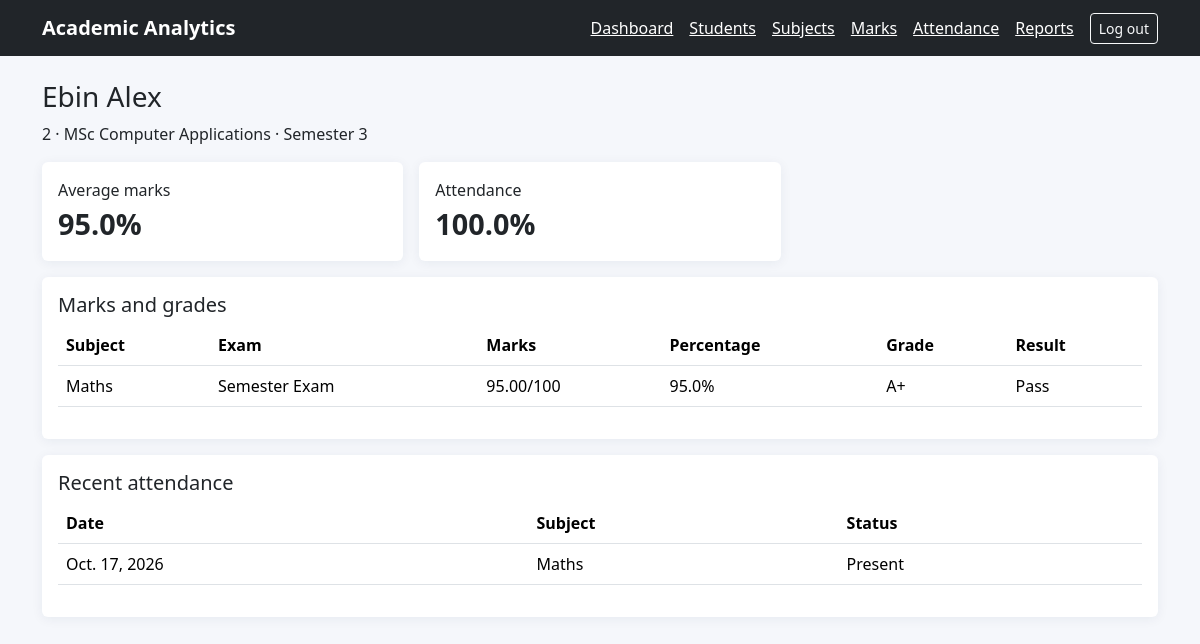
Page /academics/students/2/ (signed in) on the committed database.
### academics/models.py (models this page shows, shortened)
class Student(models.Model):
    student_id=models.CharField(max_length=20, unique=True)
    full_name=models.CharField(max_length=120)
    email=models.EmailField(blank=True)
    course=models.CharField(max_length=100, default="MSc Computer Applications")
    semester=models.PositiveSmallIntegerField(default=3, validators=[MinValueValidator(1),MaxValueValidator(12)])
    joined_on=models.DateField(default=timezone.localdate)
    is_active=models.BooleanField(default=True)
    class Meta: ordering=["full_name"]
    @property
    def average_percentage(self):
        marks=list(self.marks.select_related("subject"))
        if not marks: return None
        return round(sum(m.percentage for m in marks)/len(marks),2)
    @property
    def attendance_percentage(self):
        records=list(self.attendance_records.all())
        if not records: return None
        return round(sum(1 for r in records if r.status=="PRESENT")/len(records)*100,2)

class Mark(models.Model):
    student=models.ForeignKey(Student,on_delete=models.CASCADE,related_name="marks")
    subject=models.ForeignKey(Subject,on_delete=models.PROTECT,related_name="marks")
    exam_name=models.CharField(max_length=80,default="Semester Exam")
    marks_obtained=models.DecimalField(max_digits=6,decimal_places=2,validators=[MinValueValidator(Decimal("0"))])
    recorded_on=models.DateField(default=timezone.localdate)
    class Meta:
        ordering=["student__full_name","subject__name"]
        constraints=[models.UniqueConstraint(fields=["student","subject","exam_name"],name="unique_student_subject_exam")]
    @property
    def percentage(self): return round(float(self.marks_obtained)/self.subject.max_marks*100,2)
    @property
    def grade(self):
        p=self.percentage
        if p>=90:return "A+"
    @property
    def passed(self): return self.marks_obtained >= self.subject.pass_marks

class Subject(models.Model):
    code=models.CharField(max_length=15, unique=True)
    name=models.CharField(max_length=100)
    semester=models.PositiveSmallIntegerField(default=3, validators=[MinValueValidator(1),MaxValueValidator(12)])
    max_marks=models.PositiveSmallIntegerField(default=100, validators=[MinValueValidator(1)])
    pass_marks=models.PositiveSmallIntegerField(default=40, validators=[MinValueValidator(0)])
    class Meta: ordering=["semester","name"]

class Attendance(models.Model):
    class Status(models.TextChoices):
        PRESENT="PRESENT","Present"
        ABSENT="ABSENT","Absent"
        EXCUSED="EXCUSED","Excused"
    student=models.ForeignKey(Student,on_delete=models.CASCADE,related_name="attendance_records")
    subject=models.ForeignKey(Subject,on_delete=models.PROTECT,related_name="attendance_records")
    date=models.DateField(default=timezone.localdate)
    status=models.CharField(max_length=10,choices=Status.choices,default=Status.PRESENT)
    class Meta:
        ordering=["-date"]
        constraints=[models.UniqueConstraint(fields=["student","subject","date"],name="unique_student_subject_attendance_day")]

### academics/views.py (the view)
# urls.py: path("students/<int:pk>/",views.student_detail,name="student_detail"),path("students/<int:pk>/edit/",views.student_update,name="student_update"),
@login_required
def student_detail(request,pk):
    s=get_object_or_404(Student,pk=pk)
    return render(request,"academics/student_detail.html",{"student":s,"marks":s.marks.select_related("subject"),"attendance":s.attendance_records.select_related("subject")[:30]})

### templates/academics/student_detail.html
{% extends "base.html" %}{% block content %}<h1 class="h3">{{ student.full_name }}</h1><p>{{ student.student_id }} · {{ student.course }} · Semester {{ student.semester }}</p><div class="row g-3 mb-3"><div class="col-md-4"><div class="card p-3">Average marks<div class="metric">{{ student.average_percentage|default:"—" }}%</div></div></div><div class="col-md-4"><div class="card p-3">Attendance<div class="metric">{{ student.attendance_percentage|default:"—" }}%</div></div></div></div><div class="card p-3 mb-3"><h2 class="h5">Marks and grades</h2><table class="table"><tr><th>Subject</th><th>Exam</th><th>Marks</th><th>Percentage</th><th>Grade</th><th>Result</th></tr>{% for m in marks %}<tr><td>{{ m.subject.name }}</td><td>{{ m.exam_name }}</td><td>{{ m.marks_obtained }}/{{ m.subject.max_marks }}</td><td>{{ m.percentage }}%</td><td>{{ m.grade }}</td><td>{% if m.passed %}Pass{% else %}Fail{% endif %}</td></tr>{% empty %}<tr><td colspan="6">No marks yet.</td></tr>{% endfor %}</table></div><div class="card p-3"><h2 class="h5">Recent attendance</h2><table class="table"><tr><th>Date</th><th>Subject</th><th>Status</th></tr>{% for a in attendance %}<tr><td>{{ a.date }}</td><td>{{ a.subject.name }}</td><td>{{ a.get_status_display }}</td></tr>{% empty %}<tr><td colspan="3">No attendance records.</td></tr>{% endfor %}</table></div>{% endblock %}

### templates/base.html (style rules this page uses)
body { background:#f5f7fb }
.card { border:0;box-shadow:0 2px 12px #14285010 }
.metric { font-size:1.8rem;font-weight:700 }

### rows in the picture
Student: full_name "Ebin Alex", student_id "2", course "MSc Computer Applications", semester "3", average_percentage "95.0", attendance_percentage "100.0"
Mark: subject.name "Maths", exam_name "Semester Exam", marks_obtained "95.00", subject.max_marks "100", percentage "95.0", grade "A+", shows "Pass"
Attendance: date "Oct. 17, 2026", subject.name "Maths", status "Present"
